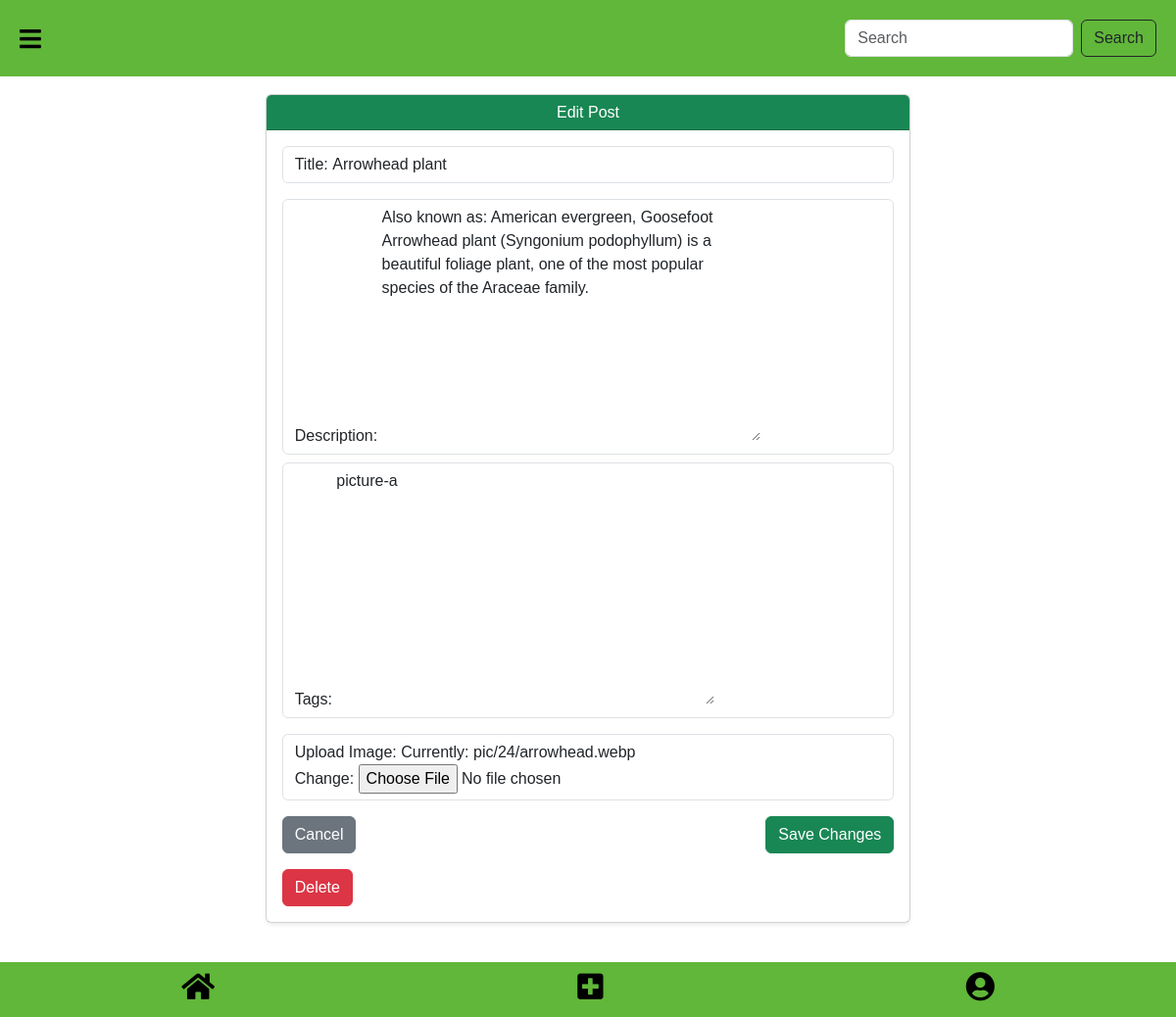
Before: /17/edit/ with the older database file.
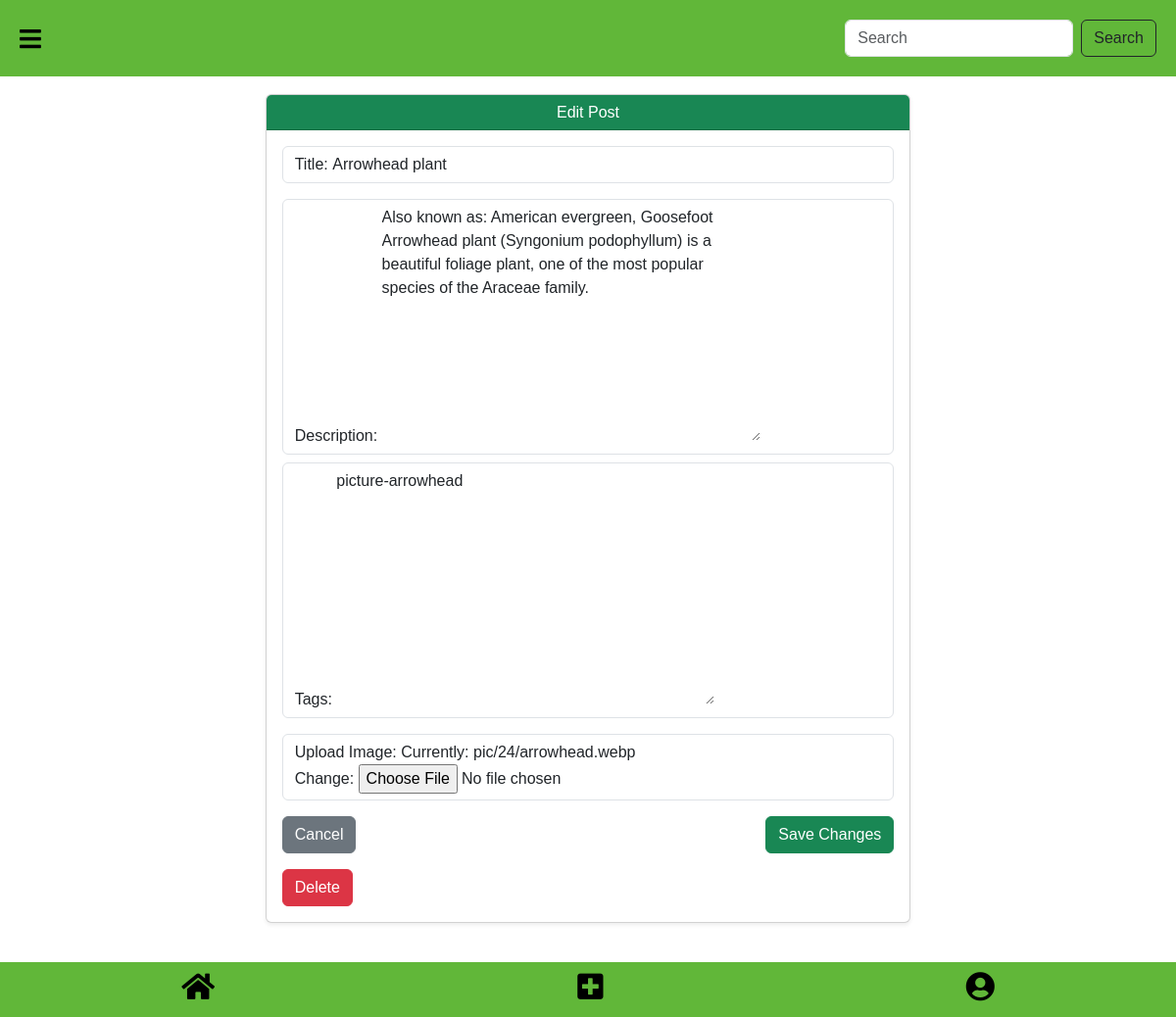
After: the same page with the newer database file.
### greenoasis/models.py (models this page shows, shortened)
class Image(models.Model):
    title=models.CharField(max_length=255)
    description=models.TextField(blank=True)
    tags=models.TextField()
    image=models.ImageField(upload_to="pic/%y/")
    class Meta :
        ordering=('-id',)

### greenoasis/views.py (the view)
# urls.py: path('edit/', views.editpost, name='editpost'),
def editpost(request,id):
    post=get_object_or_404(Image,id=id)
    if request.method == 'POST':
        form = ImageForm(request.POST, request.FILES, instance=post)
        if form.is_valid():
            form.save()
            return redirect('home')
    else:
        form = ImageForm(instance=post)
    return render(request, 'edit.html',{'form': form, 'post': post})

### greenoasis/forms.py
class ImageForm(forms.ModelForm):
    class Meta:
        model = Image
        fields = ['title', 'description', 'tags', 'image']

### greenoasis/templates/edit.html (shortened to what this page needs)
{% load static %}
<!doctype html>
<html lang="en">
  <head>
    <link href="https://cdnjs.cloudflare.com/ajax/libs/font-awesome/5.15.3/css/all.min.css" rel="stylesheet"/>
    <link href="https://cdn.jsdelivr.net/npm/bootstrap@5.3.3/dist/css/bootstrap.min.css" rel="stylesheet">
    <script src="https://cdn.tailwindcss.com"></script>
  </head>
  <body>
    <div id="main">
        <div class="header">
            <i class="fas fa-bars" onclick="openNav()"></i>
            <form action="{% url 'search' %}"class="d-flex" role="search" method="GET">
                <input name = "search"class="form-control me-2" type="search" placeholder="Search" aria-label="Search">
                <button class="btn btn-outline-dark"  type="submit">Search</button>
              </form>
        </div>
        <div class="container mt-5 pt-5 mb-5">
            <div class="row justify-content-center">
                <div class="col-md-8">
                    <div class="card shadow-sm border-1">
                        <div class="card-header bg-success text-white text-center">
                            <h3>Edit Post</h3>
                        </div>
                        <div class="card-body">
                            <form method="POST" enctype="multipart/form-data">
                                <div class="mb-3">
                                    <label for="title" class="form-label form-control">Title: {{ form.title }}</label>
                                </div>
                                <div class="mbs-3">
                                    <label for="description" class="form-label form-control">Description: {{ form.tags }}</label>
                                </div>
                                <div class="mb-3">
                                    <label for="tags" class="form-label form-control">Tags: {{ form.description }}</label>
                                </div>
                                <div class="mb-3">
                                    <label for="image" class="form-label form-control">Upload Image: {{ form.image }}</label>
                                </div>
                                <div class="d-flex justify-content-between">
                                    <a href= "{% url 'home' %}" class="btn btn-secondary">Cancel</a>
                                    <button type="submit" class="btn btn-success">Save Changes</button>
                                </div>
                            </form>
                            <form action="{% url 'deletepost' id=post.id %}" method="POST" class="mt-3" onsubmit="return confirm('Are you sure you want to delete this post?');">
                                <button type="submit" class="btn btn-danger">Delete</button>
                            </form>
                        </div>
                    </div>
                </div>
            </div>
        </div>
    <br><br>
    <div class="footer">
        <a href="{% url 'home' %}"><i class="fas fa-home"  style="color: #000;"></i></a>
        <a href="{% url 'upload' %}"><i class="fas fa-plus-square"  style="color: #000;"></i></a>
        <a href="{% url 'profile' %}"><i class="fas fa-user-circle"  style="color: #000;"></i></a>
    </div>
</body>
</html>

### greenoasis/templates/edit.html (style rules this page uses)
:root { --bg-color: white; --text-color: #222; --header-color: #61b739; --sidebar-color: #61b739; }
body { margin: 0; font-family: Arial, sans-serif; background-color: var(--bg-color); color: var(--text-color); }
.header { background-color: var(--header-color); padding: 20px; display: flex; justify-content: space-between; align-items: center; font-size: 24px; position: fixed; top: 0; left: 0; right: 0; z-index: 1000; }
.header i { font-size: 25px; color: #000; }
.footer { display: flex; justify-content: space-around; align-items: center; background-color: #61b739; padding: 10px 0; position: fixed; bottom: 0; width: 100%; font-size: 24px; }
.footer i { font-size: 30px; }

Changed rows visible on the page:
changed Image "Arrowhead plant": description "picture-a" → "picture-arrowhead"
